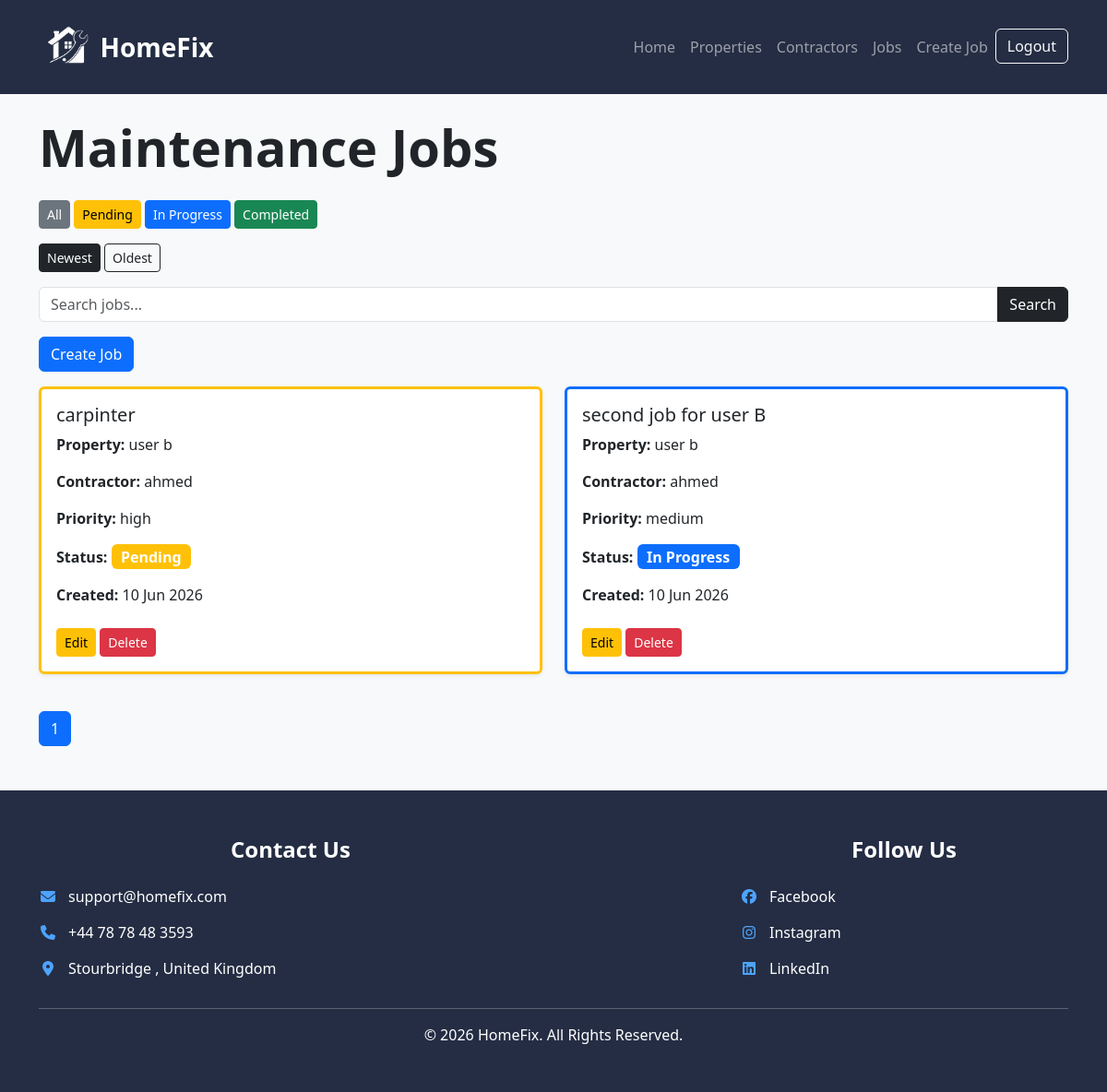
Before: /jobs/ (signed in) with the older database file.
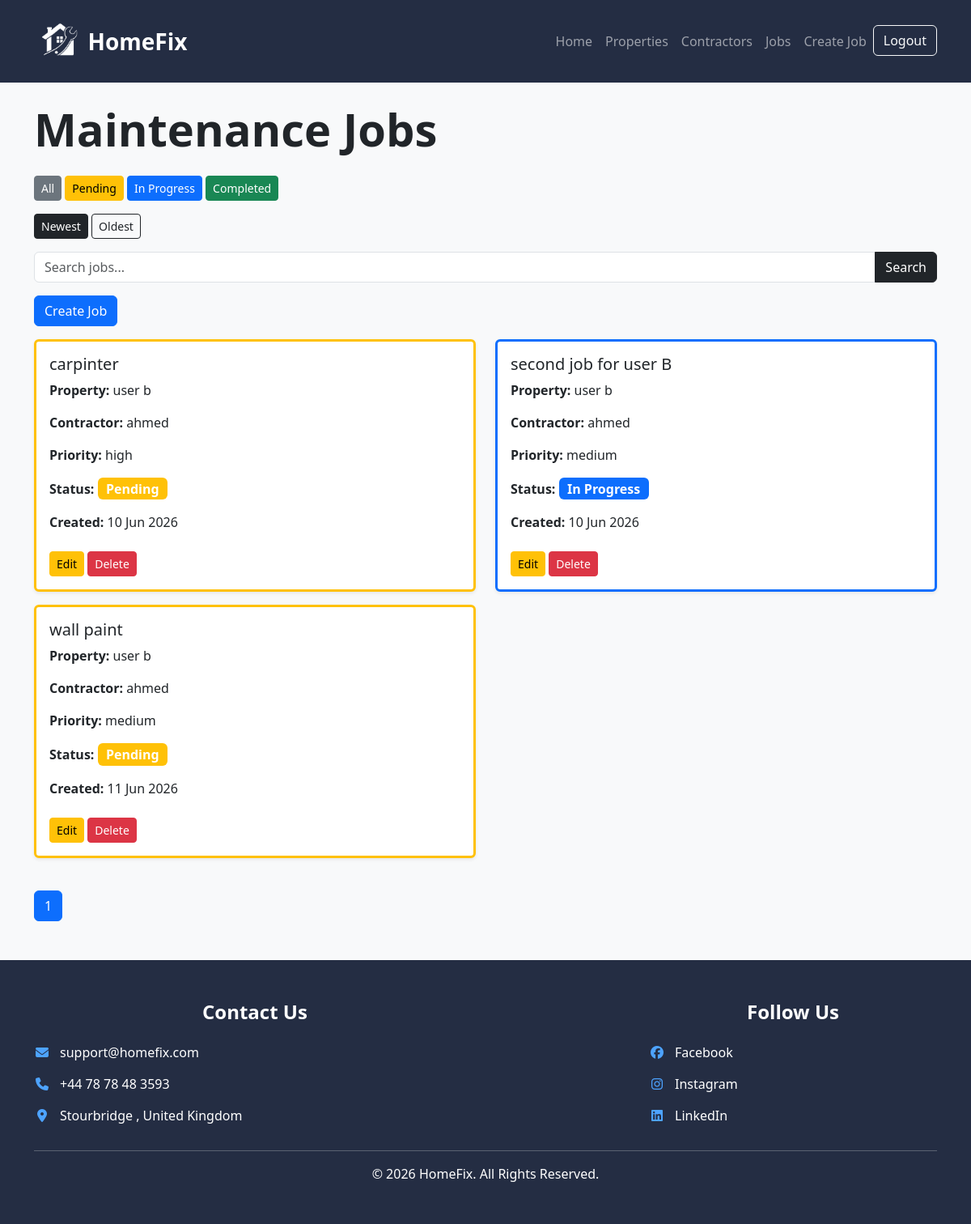
After: the same page with the newer database file.
### maintenance/models.py (models this page shows, shortened)
class MaintenanceJob(models.Model):
    user = models.ForeignKey(
        User,
        on_delete=models.CASCADE,
        null=True,
        blank=True
    )
    PRIORITY_CHOICES = [
        ('high', 'High'),
        ('medium', 'Medium'),
        ('low', 'Low'),
    ]
    STATUS_CHOICES = [
        ('pending', 'Pending'),
        ('in_progress', 'In Progress'),
        ('completed', 'Completed'),
    ]
    property = models.ForeignKey(
        Property,
        on_delete=models.CASCADE
    )
    contractor = models.ForeignKey(
        Contractor,
        on_delete=models.CASCADE
    )
    title = models.CharField(max_length=100)
    description = models.TextField()
    priority = models.CharField(
        max_length=10,
        choices=PRIORITY_CHOICES
    )
    status = models.CharField(
        max_length=20,
        choices=STATUS_CHOICES
    )
    created_at = models.DateTimeField(auto_now_add=True)

class Property(models.Model):
    PROPERTY_TYPES = [
        ('house', 'House'),
        ('flat', 'Flat'),
        ('bungalow', 'Bungalow'),
        ('other', 'Other'),
    ]
    user = models.ForeignKey(
        User,
        on_delete=models.CASCADE,
        null=True,
        blank=True
    )
    name = models.CharField(max_length=100)
    address = models.TextField()
    property_type = models.CharField(
        max_length=20,
        choices=PROPERTY_TYPES
    )
    created_at = models.DateTimeField(auto_now_add=True)
    def __str__(self):
        return self.name

class Contractor(models.Model):
    TRADE_TYPES = [
        ('plumber', 'Plumber'),
        ('electrician', 'Electrician'),
        ('carpenter', 'Carpenter'),
        ('painter', 'Painter'),
        ('other', 'Other'),
    ]
    user = models.ForeignKey(
        User,
        on_delete=models.CASCADE,
        null=True,
        blank=True
    )
    name = models.CharField(max_length=100)
    trade_type = models.CharField(
        max_length=20,
        choices=TRADE_TYPES
    )
    phone = models.CharField(max_length=20)
    email = models.EmailField()
    def __str__(self):
        return self.name

### maintenance/views.py (the view)
# urls.py: path('jobs/', views.job_list, name='job_list'),
@login_required
def job_list(request):
    jobs = MaintenanceJob.objects.filter(
        user=request.user
    )
    sort = request.GET.get('sort')
    if sort == 'newest':
        jobs = jobs.order_by('-created_at')
    elif sort == 'oldest':
        jobs = jobs.order_by('created_at')
    status = request.GET.get('status')
    if status:
        jobs = jobs.filter(status=status)
    search = request.GET.get('search', '')
    if search:
        jobs = jobs.filter(
            Q(title__icontains=search) |
            Q(property__name__icontains=search) |
            Q(contractor__name__icontains=search)
        )
    paginator = Paginator(jobs, 4)  # 4 jobs per page
    page_number = request.GET.get('page')
    jobs = paginator.get_page(page_number)
    context = {
        'jobs': jobs,
        'selected_status': status,
        'search': search,
        'sort': sort
    }
    return render(
        request,
        'maintenance/job_list.html',
        context
    )

### maintenance/templates/maintenance/job_list.html (shortened to what this page needs)
{% extends 'maintenance/base.html' %}
{% block content %}
<h1 class="display-4 fw-bold mb-4">
    Maintenance Jobs
</h1>
<div class="mb-3">
    <a href="/jobs/" class="btn btn-secondary btn-sm">
        All
    </a>
    <a href="/jobs/?status=pending" class="btn btn-warning btn-sm">
        Pending
    </a>
    <a href="/jobs/?status=in_progress" class="btn btn-primary btn-sm">
        In Progress
    </a>
    <a href="/jobs/?status=completed" class="btn btn-success btn-sm">
        Completed
    </a>
</div>
<div class="mb-3">
    <a href="/jobs/?sort=newest" class="btn btn-dark btn-sm">
        Newest
    </a>
    <a href="/jobs/?sort=oldest" class="btn btn-outline-dark btn-sm">
        Oldest
    </a>
</div>
<form method="GET" class="mb-3">
    <div class="input-group">
        <input type="text" name="search" class="form-control" placeholder="Search jobs..." value="{{ search }}">
        <button type="submit" class="btn btn-dark">
            Search
        </button>
    </div>
</form>
<a href="/jobs/create/" class="btn btn-primary mb-3">
    Create Job
</a>
<div class="row">
    {% for job in jobs %}
    <div class="col-md-6 mb-3">
        {% if job.status == 'pending' %}
        <div class="card shadow-sm border-warning border-3">
            {% elif job.status == 'in_progress' %}
            <div class="card shadow-sm border-primary border-3">
                {% elif job.status == 'completed' %}
                <div class="card shadow-sm border-success border-3">
                    {% endif %}
                    <div class="card-body">
                        <h5 class="card-title">
                            {{ job.title }}
                        </h5>
                        <p>
                            <strong>Property:</strong>
                            {{ job.property }}
                        </p>
                        <p>
                            <strong>Contractor:</strong>
                            {{ job.contractor }}
                        </p>
                        <p>
                            <strong>Priority:</strong>
                            {{ job.priority }}
                        </p>
                        <p>
                            <strong>Status:</strong>
                            {% if job.status == 'pending' %}
                            <span class="badge bg-warning fs-6">Pending</span>
                            {% elif job.status == 'in_progress' %}
                            <span class="badge bg-primary fs-6">In Progress</span>
                            {% elif job.status == 'completed' %}
                            <span class="badge bg-success fs-6">Completed</span>
                            {% endif %}
                        </p>
                        <p>
                            <strong>Created:</strong>
                            {{ job.created_at|date:"d M Y" }}
                        </p>
                        <a href="/jobs/edit/{{ job.id }}/" class="btn btn-warning btn-sm mt-2">
                            Edit
                        </a>
                        <a href="/jobs/delete/{{ job.id }}/" class="btn btn-danger btn-sm mt-2">
                            Delete
                        </a>
                    </div>
                </div>
            </div>
            {% endfor %}
        </div>
        <nav class="mt-4">
            <ul class="pagination">
                <li class="page-item active">
                    <span class="page-link">
                        {{ jobs.number }}
                    </span>
                </li>
            </ul>
        </nav>
        {% endblock %}

### maintenance/templates/maintenance/base.html (shortened to what this page needs)
{% load static %}
<!DOCTYPE html>
<html lang="en">
<head>
    <link href="https://cdn.jsdelivr.net/npm/bootstrap@5.3.3/dist/css/bootstrap.min.css" rel="stylesheet">
    <link rel="stylesheet" href="https://cdnjs.cloudflare.com/ajax/libs/font-awesome/6.5.2/css/all.min.css">
    <link rel="stylesheet" href="{% static 'css/style.css' %}">
</head>
<body>
    <nav class="navbar navbar-expand-lg navbar-dark py-3" style="background-color: #242d43;">
        <div class="container">
            <a class="navbar-brand d-flex align-items-center" href="/">
                <img src="{% static 'images/logo.png' %}" height="60" class="me-2">
                <span class="fs-3 fw-bold">
                    HomeFix
                </span>
            </a>
            <div class="collapse navbar-collapse" id="navbarNav">
                <div class="navbar-nav ms-auto">
                    <a class="nav-link" href="/">
                        Home
                    </a>
                    <a class="nav-link" href="/properties/">
                        Properties
                    </a>
                    <a class="nav-link" href="/contractors/">
                        Contractors
                    </a>
                    <a class="nav-link" href="/jobs/">
                        Jobs
                    </a>
                    <a class="nav-link" href="/jobs/create/">
                        Create Job
                    </a>
                    {% if user.is_authenticated %}
                    <form action="/accounts/logout/" method="post" class="d-inline">
                        <button type="submit" class="btn btn-outline-light">
                            Logout
                        </button>
                    </form>
                    {% endif %}
                </div>
            </div>
         </div>
    </nav>
    <div class="container mt-4">
        {% block content %}
        {% endblock %}
    </div>
    <footer class="footer mt-5">
        <div class="container">
            <div class="row">
                <div class="col-md-6">
                    <h4 class="mb-4">Contact Us</h4>
                    <div class="contact-item">
                        <i class="fa-solid fa-envelope"></i>
                        <a href="mailto:support@homefix.com" class="text-white text-decoration-none">
                            support@homefix.com
                        </a>
                    </div>
                    <div class="contact-item">
                        <i class="fa-solid fa-phone"></i>
                        <a href="tel:+441234567890" class="text-white text-decoration-none">
                            +44 78 78 48 3593
                        </a>
                    </div>
                    <div class="contact-item">
                        <i class="fa-solid fa-location-dot"></i>
                        <span>Stourbridge , United Kingdom</span>
                    </div>
                </div>
                <div class="col-md-4  offset-md-2">
                    <h4 class="mb-4">Follow Us</h4>
                    <div class="social-item">
                        <i class="fa-brands fa-facebook"></i>
                        <a href="https://facebook.com" target="_blank" class="text-white text-decoration-none">
                            Facebook
                        </a>
                    </div>
                    <div class="social-item">
                        <i class="fa-brands fa-instagram"></i>
                        <a href="https://instagram.com" target="_blank" class="text-white text-decoration-none">
                            Instagram
                        </a>
                    </div>
                    <div class="social-item">
                        <i class="fa-brands fa-linkedin"></i>
                        <a href="https://linkedin.com" target="_blank" class="text-white text-decoration-none">
                            LinkedIn
                        </a>
                    </div>
                </div>
            </div>
            <hr>
            <div class="text-center">
                <p class="mb-0">
                    © 2026 HomeFix. All Rights Reserved.
                </p>
            </div>
        </div>
    </footer>
</body>
</html>

### maintenance/static/css/style.css (style rules this page uses)
body { background-color: #f8f9fa; }
.footer { background-color: #242d43; color: white; padding: 20px; text-align: center; }
.contact-item, .social-item { display:flex; align-items:center; gap:12px; margin-bottom:15px; }
.contact-item i, .social-item i { width:20px; color:#4da3ff; }
.social-item { display: flex; align-items: center; gap: 12px; margin-bottom: 15px; justify-content: flex-start; }
.social-item i { width: 20px; color: #4da3ff; }
.footer h4 { margin-bottom:25px; font-weight:600; }
.footer { background:#242d43; color:white; padding:50px 0; }
.footer a { color:white; text-decoration:none; }

Changed rows visible on the page:
added MaintenanceJob: title "wall paint", property "user b", contractor "ahmed", priority "medium", status "Pending", created_at "11 Jun 2026"
